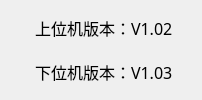
       <widget class="QWidget" name="widget_6" native="true">
        <property name="minimumSize">
         <size>
          <width>0</width>
          <height>70</height>
         </size>
        </property>
        <property name="maximumSize">
         <size>
          <width>16777215</width>
          <height>100</height>
         </size>
        </property>
        <layout class="QHBoxLayout" name="horizontalLayout_34">
         <property name="topMargin">
          <number>0</number>
         </property>
         <property name="rightMargin">
          <number>20</number>
         </property>
         <property name="bottomMargin">
          <number>0</number>
         </property>
         <item>
          <widget class="QLabel" name="label_tip">
           <property name="font">
            <font>
             <family>微软雅黑</family>
             <pointsize>12</pointsize>
            </font>
           </property>
           <property name="text">
            <string/>
           </property>
           <property name="alignment">
            <set>Qt::AlignCenter</set>
           </property>
          </widget>
         </item>
         <item>
          <widget class="QWidget" name="widget_39" native="true">
           <property name="maximumSize">
            <size>
             <width>170</width>
             <height>16777215</height>
            </size>
           </property>
           <layout class="QVBoxLayout" name="verticalLayout_13">
            <item>
             <widget class="QLabel" name="label_topVer">
              <property name="font">
               <font>
                <family>微软雅黑</family>
                <pointsize>12</pointsize>
               </font>
              </property>
              <property name="text">
               <string>上位机版本：V1.02</string>
              </property>
             </widget>
            </item>
            <item>
             <widget class="QLabel" name="label_bomVer">
              <property name="font">
               <font>
                <family>微软雅黑</family>
                <pointsize>12</pointsize>
               </font>
              </property>
              <property name="text">
               <string>下位机版本：V1.03</string>
              </property>
             </widget>
            </item>
           </layout>
          </widget>
         </item>
        </layout>
       </widget>
